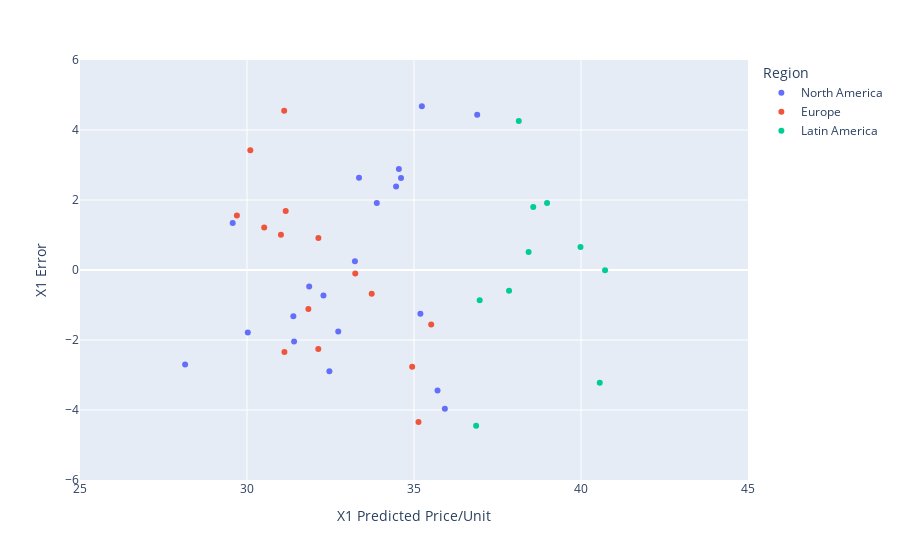

This figure's notebook cell:
### Code cell
fig = px.scatter(dfwhirlpool, x="X1 Predicted Price/Unit", y="X1 Error", color="Region")
#fig = px.scatter(dfwhirlpool, x="X1 Predicted Price/Unit", y="X1 Error", color="Region", symbol="Type")
fig.update_xaxes(range=[25, 45])
#fig = px.scatter(dfwhirlpool, x="Capacity BTU/Hr", y="X1 Error", color="Region")
#fig.update_xaxes(range=[0, 1200])
fig.update_yaxes(range=[-6, 6])
fig.show()

### Figure 1 — Plotly figure (JSON) as saved in the notebook; plotly's stock layout.template omitted (floating-point values rounded to 4 significant figures)
{"data": [{"hovertemplate": "Region=North America<br>X1 Predicted Price/Unit=%{x}<br>X1 Error=%{y}<extra></extra>", "legendgroup": "North America", "marker": {"color": "#636efa", "symbol": "circle"}, "mode": "markers", "name": "North America", "orientation": "v", "showlegend": true, "type": "scatter", "x": [32.73, 34.46, 30.02, 33.89, 29.57, 31.41, 35.7, 35.24, 28.15, 36.89, 31.39, 31.86, 35.92, 35.19, 32.29, 34.61, 34.55, 32.47, 33.35, 33.23], "xaxis": "x", "y": [-1.758, 2.384, -1.786, 1.916, 1.342, -2.04, -3.445, 4.676, -2.703, 4.432, -1.322, -0.4683, -3.966, -1.248, -0.7306, 2.631, 2.886, -2.893, 2.633, 0.2512], "yaxis": "y"}, {"hovertemplate": "Region=Europe<br>X1 Predicted Price/Unit=%{x}<br>X1 Error=%{y}<extra></extra>", "legendgroup": "Europe", "marker": {"color": "#EF553B", "symbol": "circle"}, "mode": "markers", "name": "Europe", "orientation": "v", "showlegend": true, "type": "scatter", "x": [35.13, 31.16, 31.11, 34.94, 32.14, 33.73, 30.51, 31.02, 30.1, 35.51, 31.84, 33.24, 32.13, 29.7, 31.12], "xaxis": "x", "y": [-4.345, 1.689, 4.553, -2.765, 0.9178, -0.6768, 1.215, 1.007, 3.42, -1.555, -1.112, -0.09837, -2.256, 1.557, -2.339], "yaxis": "y"}, {"hovertemplate": "Region=Latin America<br>X1 Predicted Price/Unit=%{x}<br>X1 Error=%{y}<extra></extra>", "legendgroup": "Latin America", "marker": {"color": "#00cc96", "symbol": "circle"}, "mode": "markers", "name": "Latin America", "orientation": "v", "showlegend": true, "type": "scatter", "x": [36.86, 36.97, 38.14, 38.57, 38.98, 39.98, 40.72, 40.56, 37.85, 38.43], "xaxis": "x", "y": [-4.45, -0.8638, 4.257, 1.8, 1.914, 0.6547, -0.009933, -3.219, -0.5945, 0.511], "yaxis": "y"}], "layout": {"legend": {"title": {"text": "Region"}, "tracegroupgap": 0}, "margin": {"t": 60}, "xaxis": {"anchor": "y", "domain": [0, 1], "range": [25, 45], "title": {"text": "X1 Predicted Price/Unit"}}, "yaxis": {"anchor": "x", "domain": [0, 1], "range": [-6, 6], "title": {"text": "X1 Error"}}}}
